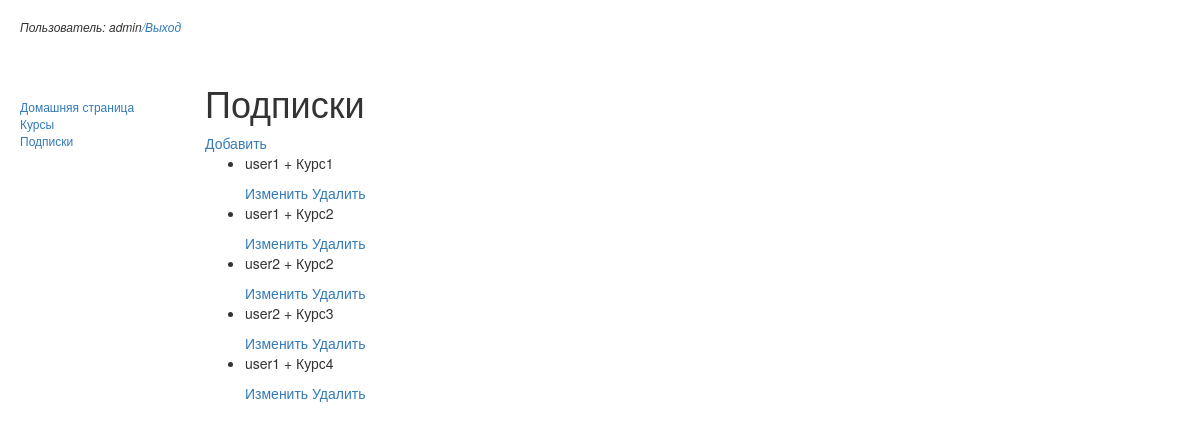
/subs/ (signed in), run on the app's committed database.
### studCourse/models.py (models this page shows, shortened)
class Subscribe(models.Model):
    course = models.ForeignKey(Course, on_delete=models.CASCADE)
    subUser = models.ForeignKey(User, on_delete=models.SET_NULL, null=True, blank=True)
    class Meta:
        ordering = ['course']
        unique_together = ('course', 'subUser')

class Course(models.Model):
    name = models.CharField(max_length=50, unique=True)
    class Meta:
        ordering = ['name']

### studCourse/views.py (the view)
# urls.py: url(r'^subs/$', studCourse.views.SubscribeListView.as_view(), name ='subs'),
class SubscribeListView(LoginRequiredMixin, generic.ListView):
    model = Subscribe
    context_object_name = 'subscribe_list'
    template_name = 'subscribe_list.html'
    def get_queryset(self):
        if (self.request.user.is_staff):
            return Subscribe.objects.all()
        else:
            return Subscribe.objects.none()

### templates/subscribe_list.html
{% extends 'base.html' %}
{% block content %}
    <h1>Подписки</h1>
    {% if perms.studCource.add_subscribe %} <a href="{% url 'sub_create' %}">Добавить</a>
    {% if subscribe_list %}
        <ul>
        {% for sub in subscribe_list %}
          <li>
            <p>{{ sub.subUser.username }} + {{ sub.course.name }}</p>
              {% if perms.studCource.change_subscribe %}
               <a href="{% url 'sub_update' sub.id %}">Изменить</a> <a href="{% url 'sub_delete' sub.id %}">Удалить</a>
              {% endif %}
          </li>
        {% endfor %}
        </ul>
    {% else %}
    <p>No perm</p>
    {% endif %}
    {% endif %}
{% endblock %}

### templates/base.html (shortened to what this page needs)
<!DOCTYPE html>
{% load staticfiles %}
<html lang="en">
<head>
  <link rel="stylesheet" href="https://maxcdn.bootstrapcdn.com/bootstrap/3.3.7/css/bootstrap.min.css">
  <link rel="stylesheet" href="{% static 'css/styles.css' %}">
</head>
<body>
<div class="container-fluid">
    {% if user.is_authenticated %}
     <p>Пользователь: {{ user.get_username }}<a href="{% url 'logout' %}">/Выход</a></p>
   {% else %}
     <p><a href="{% url 'login' %}?next={{request.path}}">Войти</a></p>
   {% endif %}
</div>
<div class = row>
  <div class="col-sm-2">
    {% block sidebar %}
      <ul class="sidebar-nav">
            <li><a href="{% url 'index' %}">Домашняя страница</a></li>
            <li><a href="{% url 'courses' %}">Курсы</a></li>
            {% if perms.studCource.add_subscribes %} <li><a href="{% url 'subs' %}">Подписки</a></li> {% endif %}
      </ul>
    {% endblock %}
  </div>
     <div class="col-sm-10">
        {% block content %}{% endblock %}
    </div>
</div>
</body>
</html>

### static/css/styles.css (style rules this page uses)
body { font-size: 14px; }
.container-fluid { padding: 18px 20px; font-size: 12px; font-style: italic; }
.sidebar-nav { margin-top: 15px; padding: 20px 20px; list-style: none; font-size: 12px; }

### data on the page
Subscribe: subUser.username "user1", course.name "Курс1"
Subscribe: subUser.username "user1", course.name "Курс2"
Subscribe: subUser.username "user2", course.name "Курс2"
Subscribe: subUser.username "user2", course.name "Курс3"
Subscribe: subUser.username "user1", course.name "Курс4"

### other printed values
{{ user.get_username }} "admin"
